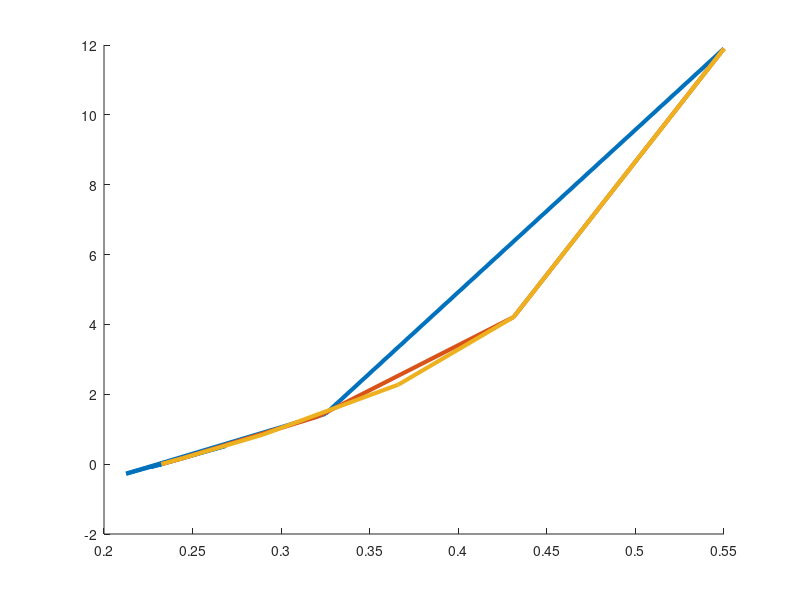

MATLAB code for this plot: (Note: this script raises an error after producing the figure.)
function p6
clear all;
close all;
hold on;

% The function to find 0's for...
f = @(t) 600.*t.^4 - 550.*t.^3 + 200.*t.^2 - 20.*t - 1;
df = @(t) 2400.*t.^3 - 1650.*t.^2 + 400.*t - 20;
% Use the midpoint as our initial guess.
MID = (0.1 + 1.0) / 2.0;
% Want a zero within this error.
ERR = 10^-(4);

%% (a) Bisection Method

int = [0.1 1.0];
steps = [(sum(int)/2.0)];

while abs(f(steps(end))) > ERR
	% Shrink our interval to approach the actual result.
	if ( sign(f(steps(end))) == sign(f(int(1))) )
		int(1) = steps(end);
	else 
		int(2) = steps(end);
	end

	% Update the midpoint.
	steps = [steps (sum(int)/2.0)];
end

% Output the results for the Bisection Method.
steps
f(steps(end))
plot(steps, f(steps), 'LineWidth', 3, 'DisplayName', 'Bisection Method');

%% (b) Newton's Method

steps = [MID];
while abs(f(steps(end))) > ERR
	tmp = steps(end);
	nxt = tmp - f(tmp)/df(tmp);
	steps = [steps nxt];
end

% Output the results for Newton's Method
steps
f(steps(end))
plot(steps, f(steps), 'LineWidth', 3, 'DisplayName', 'Newtons Method');

%% (c) Secant Method

% Initial guess is the midpoint,
% second guess is taken from newtons method
steps = [MID (MID - f(MID)/df(MID))];

while abs(f(steps(end))) > ERR
	tmp = steps(end);
	p1 = steps(end);
	p2 = steps(length(steps)-1);
	nxt = steps(end) - (f(p1) * (p1-p2)) / (f(p1)- f(p2));
	steps = [steps nxt];
end

% Output the results for Secant Method
steps
f(steps(end))
plot(steps, f(steps), 'LineWidth', 3, 'DisplayName', 'Secant Method');

%% (d) Muller's Method

% Initial guess is the midpoint,
% Second & Third guesses are taken from Newtons Method
p1 = MID;
p2 = p1 - f(p1)/df(p1);
p3 = p2 - f(p2)/df(p2);

% Run Muller's Method.
[steps fval] = muller(f, p1, p2, p3, ERR, 100);

% Output the results for Muller's Method
steps
f(steps(end))
plot(steps, f(steps), 'LineWidth', 3, 'DisplayName', 'Mullers Method');

legend('show');
end
